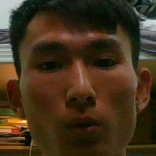
#> input picture algorithm/img/czm1/1030.jpg, 156 x 156 px; its folder holds only this picture in this run
$ python '加载数据集.py'
#> lines starting #> are read from the running program, lines starting #| are printed output that depends on the picture
#> call 2 of read_path, with path_name = 'algorithm/img/czm1'
#> in read_path, image is the input picture: shape (156, 156, 3); mean B, G, R 28.5, 50, 67.3
import os
import numpy as np
import cv2

#指定图片的大小
IMAGE_SIZE=64

#调整图片大小
def resize_image(image,height=IMAGE_SIZE,width=IMAGE_SIZE):
    #记录数值，方便图片调整大小
#> called with height = 64, width = 64
    top, bottom, left, right = (0, 0, 0, 0)

    #黑色
    BLACK=[0,0,0]

    #获取图片尺寸
    h,w,_=image.shape
#> h = 156; w = 156

    #计算短边需要增加多上像素宽度使其与长边等长
    if h<w:
        dh=w-h
        top=dh//2
        bottom=dh-top
    elif w<h:
        dw=h-w
        left=dw//2
        right=dw-left
    else:
        pass

    # 给图像增加边界
    constant=cv2.copyMakeBorder(image,top,bottom,left,right,cv2.BORDER_CONSTANT,value=BLACK)

    #返回图片
    return cv2.resize(constant,(height,width))
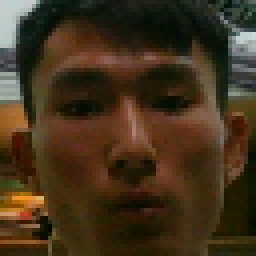
#> returned value: shape (64, 64, 3) (shown 4 times larger); mean of channels 0, 1, 2 28.4, 49.9, 67.1; drawn as B, G, R

#读取训练集
images=[]
labels=[]
def read_path(path_name):
    #读取每个文件
    for dir_item in os.listdir(path_name):
        #获得路径
        full_path=os.path.abspath(os.path.join(path_name,dir_item))

        #如果是文件夹则继续调用
        if os.path.isdir(full_path):
            read_path(full_path)
        else:
            #判断文件是否为jpg文件
            if dir_item.endswith('.jpg'):
                #读取图片
                image=cv2.imread(full_path)
                #调整图片大小
                image=resize_image(image,IMAGE_SIZE,IMAGE_SIZE)

                #添加图片
                images.append(image)
                labels.append(path_name)
#> pass 2 of the loop in read_path, `for dir_item in os.listdir(path_name):`:
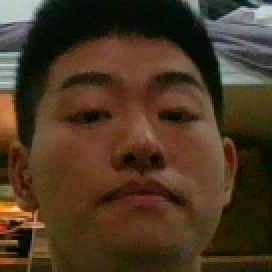
#> input picture algorithm/img/ljx2/1006.jpg, 136 x 136 px (shown 2 times larger)
#> in read_path, image is the input picture: shape (136, 136, 3); mean B, G, R 35.8, 56.2, 75.5
#> in resize_image (call 2), `return cv2.resize(constant,(height,width))`:
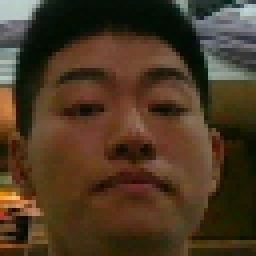
#> returned value: shape (64, 64, 3) (shown 4 times larger); mean of channels 0, 1, 2 35.8, 56.2, 75.5; drawn as B, G, R
    return images,labels

#读取训练集数据
def load_dataset(path_name):
    images,Labels=read_path(path_name)
#> images = 2 items; Labels = 2 items
    #生成数组
    images=np.array(images)
    #print(images.shape)

    #标注数据
    labels=[]
    for label in Labels:
        labels.append(label[-1:])
#> this loop made 2 passes
#> after the loop, labels = ['1', '2']
    return images,labels


if __name__ == '__main__':
    images,labels=load_dataset("img")
#> labels = ['1', '2']
